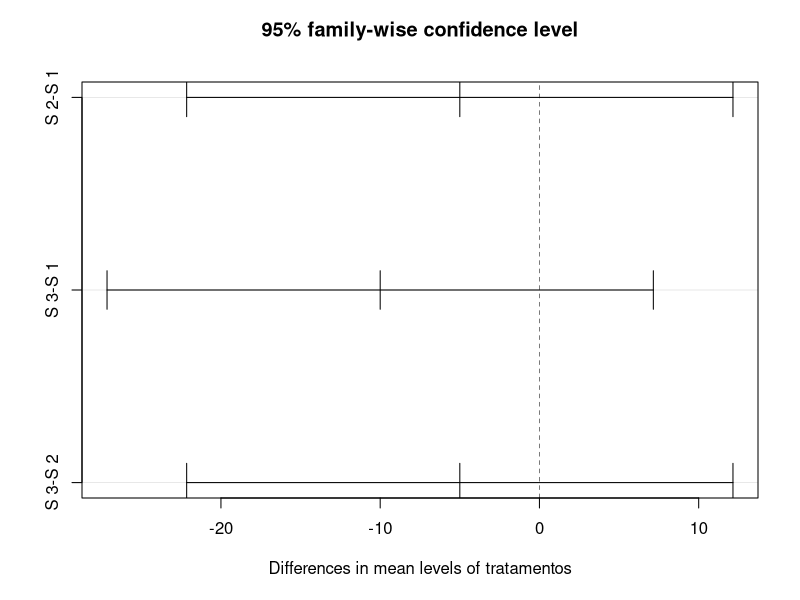
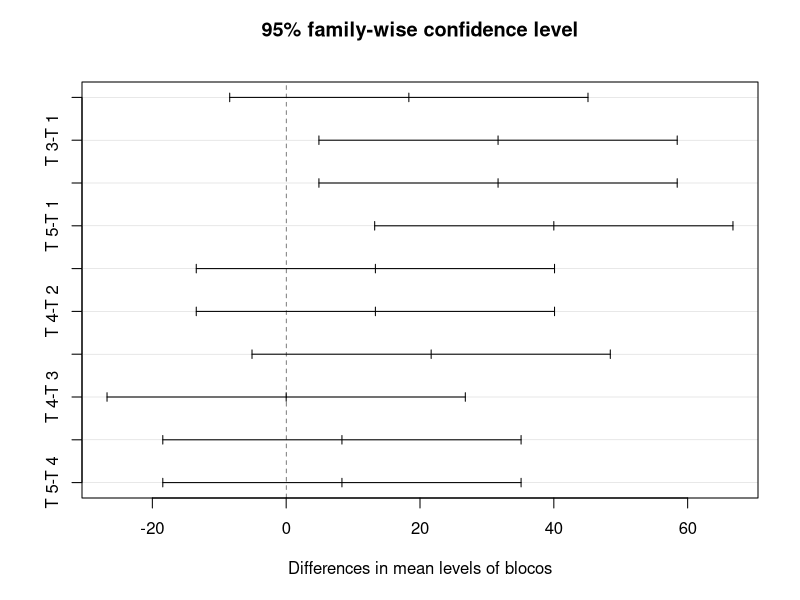

Source code (R) for these figures, in order:
# Primeiro Passo: Criação da base de dados
dad <-c(43, 63, 55,
        86, 69, 61,
        98, 79, 79,
        96, 81, 79,
        92, 98, 91)
dad

# Segundo Passo: Definição dos Blocos
bloc <- gl(5, 3, label = c(paste("T", 1:5))) #5 blocos (Trações)
bloc

# Terceiro Passo: Definição dos Tratamentos
trat <- rep(paste("S", 1:3), 5) #3 tratamentos (Organismos)
trat

# Quarto Passo: Criação da Tabela
tabela <- data.frame(blocos = bloc, tratamentos = factor(trat), dados = dad)
tabela

# Quinto Passo: Geração da Anova
resultado <- aov(dados ~ tratamentos + blocos, tabela)
resultado

# Sexto Passo: Aplicação de Tukey
anova(resultado)
TukeyHSD(resultado)
plot(TukeyHSD(resultado))